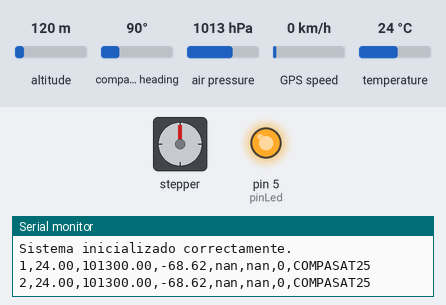
Simulated run of this sketch. Board: Arduino Uno, built with avr-gcc and run on an emulated ATmega328P. Parts: stepper motor, output pins drawn as LEDs (lit = HIGH), the last lines printed to the serial monitor. Wiring (inferred from the names in the program): stepper motor (2048 steps per turn assumed): coils pin 3, pin 4, pin 6, pin 7. The inputs (shaded band) are chosen by the test bench; at power-on: air pressure 1013 hPa, altitude 120 m, compass heading 90°, GPS speed 0 km/h, temperature 24 °C. Storage starts empty; the GPS gets a fix after 3 s at 37.7749, -122.4194 with 8 satellites; pins used as bus, display or sensor lines are not drawn.

Above: at 1.26 s.
1.3 s: air pressure set to 1015 hPa
At 2.5 s:
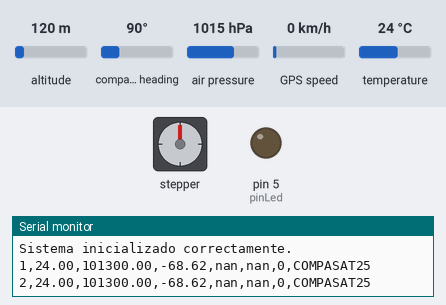
At 4.0 s:
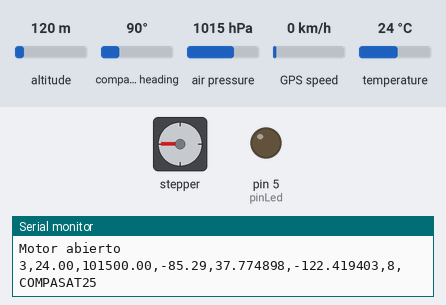
Timing chart, 0 to 11.7 s (numbered marks = the images above; inputs shaded):
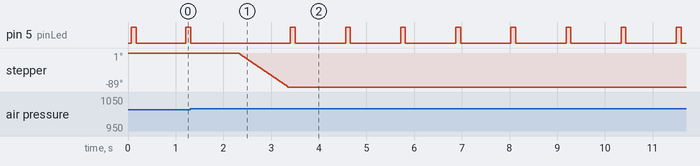

Measured:
- the behaviour switches between 1013 and 1014 hPa on air pressure (found by bisection; images 0 and 1)
- after the input at 1.3 s, stepper: turns 89° counter-clockwise in 1.0 s, starting after 1.0 s
- by itself, pin 5 (pinLed): repeats every 1.2 s: HIGH 0.10 s, LOW 1.1 s

The sketch:

COMPASAT25_v05_CO2.ino
```cpp
#include <Wire.h>
#include <Adafruit_BMP280.h>
#include <SPI.h>
#include <SdFat.h>
#include <TinyGPS++.h>
#include <AltSoftSerial.h>

// Configuración para BMP280
Adafruit_BMP280 bmp;
float presionAlNivelDelMar = 1004.8;

// Configuración para SD utilizando SdFat
SdFat sd;
SdFile logFile;
const int chipSelect = 10; // Pin CS de la tarjeta SD

// Configuración de LED
int pinLed = 5; // Pin del LED indicador
int idPaquete = 1; // Contador de paquetes

// Configuración para GPS
AltSoftSerial altSerial;
TinyGPSPlus gps;

// Motor paso a paso
const int motorPin1 = 3;
const int motorPin2 = 4;
const int motorPin3 = 6;
const int motorPin4 = 7;
int motorSpeed = 1000;
int stepCounter = 0;
const int stepsPerRev = 4076;
const int stepsPer90 = stepsPerRev / 4;
const int numSteps = 8;
const int stepsLookup[8] = { B1000, B1100, B0100, B0110, B0010, B0011, B0001, B1001 };

// Control de altura
float alturaMaxima = -10000;
bool motorAbierto = false;

// Motor no bloqueante
bool moviendoMotor = false;
int pasosRestantes = 0;
unsigned long tiempoUltimoPaso = 0;
const int intervaloPaso = 1000; // microsegundos
bool direccionMotor = true; // true = horario

void setup() {
  Serial.begin(9600);
  while (!Serial);

  if (!bmp.begin()) {
    Serial.println("Error: No se encontró el BMP280.");
    while (1);
  }
  bmp.setSampling(Adafruit_BMP280::MODE_NORMAL,
                  Adafruit_BMP280::SAMPLING_X2,
                  Adafruit_BMP280::SAMPLING_X16,
                  Adafruit_BMP280::FILTER_X16,
                  Adafruit_BMP280::STANDBY_MS_500);

  if (!sd.begin(chipSelect, SD_SCK_MHZ(50))) {
    Serial.println("Error al inicializar la SD.");
    while (1);
  }
  if (!logFile.open("COMPASAT.txt", O_CREAT | O_WRITE | O_APPEND)) {
    Serial.println("Error al abrir archivo en SD.");
    while (1);
  }
  logFile.println("PAQ,TEMP.,PRES.,ALT.,LAT.,LON.,SAT.");
  logFile.close();

  altSerial.begin(9600);

  pinMode(motorPin1, OUTPUT);
  pinMode(motorPin2, OUTPUT);
  pinMode(motorPin3, OUTPUT);
  pinMode(motorPin4, OUTPUT);
  pinMode(pinLed, OUTPUT);

  Serial.println(F("Sistema inicializado correctamente."));
}

void loop() {
  float temperatura = bmp.readTemperature();
  float presion = bmp.readPressure();
  float altitud = bmp.readAltitude(presionAlNivelDelMar);

  // Registrar altura
  if (altitud > alturaMaxima) alturaMaxima = altitud;

    // Motor: abrir si está bajando 5 metros desde el máximo
  if (!motorAbierto && altitud < (alturaMaxima - 5)) {
    moveStepper(stepsPer90, true);
    motorAbierto = true;
    Serial.println("Motor abierto");
  }

  // Leer datos del GPS
  unsigned long start = millis();
  while (altSerial.available() > 0 && millis() - start < 100) {
    gps.encode(altSerial.read());
  }

  float latitud = gps.location.isValid() ? gps.location.lat() : NAN;
  float longitud = gps.location.isValid() ? gps.location.lng() : NAN;
  int satelites = gps.satellites.isValid() ? gps.satellites.value() : 0;

  // Mostrar datos por puerto serie
  Serial.print(idPaquete); Serial.print(",");
  Serial.print(temperatura); Serial.print(",");
  Serial.print(presion); Serial.print(",");
  Serial.print(altitud); Serial.print(",");
  Serial.print(latitud, 6); Serial.print(",");
  Serial.print(longitud, 6); Serial.print(",");
  Serial.print(satelites); Serial.print(",");
  Serial.println("COMPASAT25");

  // Guardar datos en la SD
  if (logFile.open("COMPASAT.txt", O_WRITE | O_APPEND)) {
    logFile.print(idPaquete); logFile.print(",");
    logFile.print(temperatura); logFile.print(",");
    logFile.print(presion); logFile.print(",");
    logFile.print(altitud); logFile.print(",");
    logFile.print(latitud, 6); logFile.print(",");
    logFile.print(longitud, 6); logFile.print(",");
    logFile.print(satelites); logFile.print(",");
    logFile.println("COMPASAT25");
    logFile.close();
  } else {
    Serial.println("Error al escribir en la SD.");
  }

  // Encender LED
  digitalWrite(pinLed, HIGH);
  delay(100);
  digitalWrite(pinLed, LOW);

  idPaquete++;
  delay(1000);
}

// MOTOR
void moveStepper(int steps, bool clockwise) {
    for (int i = 0; i < steps; i++) {
        if (clockwise) {
            stepCounter++;
            if (stepCounter >= numSteps) stepCounter = 0;
        } else {
            stepCounter--;
            if (stepCounter < 0) stepCounter = numSteps - 1;
        }
        setOutput(stepCounter);
        delayMicroseconds(motorSpeed);
    }
}

void setOutput(int step) {
  digitalWrite(motorPin1, bitRead(stepsLookup[step], 0));
  digitalWrite(motorPin2, bitRead(stepsLookup[step], 1));
  digitalWrite(motorPin3, bitRead(stepsLookup[step], 2));
  digitalWrite(motorPin4, bitRead(stepsLookup[step], 3));
}
```
